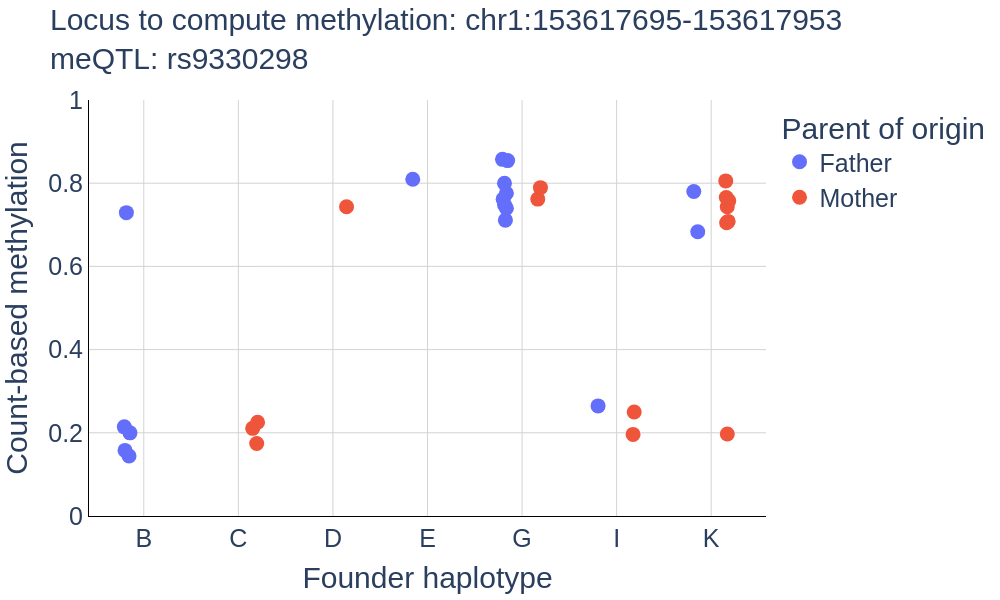

Source (notebook cell):
### Markdown cell above
## Correlate methylation with founder haplotypes

### Code cell
def get_parental_df(df_long, mode, parent_type, base_cols):
    meth_col_suffix = f"{mode}_based_meth"
    suffix = f"_{parent_type}"
    target_meth = f"{meth_col_suffix}{suffix}"
    target_founder = f"founder{suffix}"
    
    return (
        df_long
        .filter(pl.col("metric").is_in([target_meth, target_founder]))
        .pivot(index=base_cols + ["sample"], on="metric", values="value")
        .select([
            pl.col(base_cols + ["sample"]),
            pl.col(target_founder).alias("founder"),
            pl.col(target_meth).alias("methylation").cast(pl.Float64, strict=False)
        ])
    )

def correlate_methylation_with_haplotypes(): 
    # --- CONFIGURATION ---
    mode = "count"  # Options: "model" or "count"
    # ---------------------

    # Load Data
    df = (
        pl
        .read_csv(
            "ASM-loci.meth.bed", 
            separator="\t", 
            comment_prefix="##", 
            null_values=["", "null"]
        )
        .rename({'#chrom': 'chrom'})
    )

    # Add SNP column from original ASM-loci.bed
    SNPs = (
        pl
        .read_csv(
            "ASM-loci.bed",
            separator="\t",
            comment_prefix="##",
            null_values=["", "null"]
        )
        .rename({'#chrom': 'chrom'})
        .select(["chrom", "start", "end", "SNP"])
    )
    df = df.join(SNPs, on=["chrom", "start", "end"], how="left")

    base_cols = ["chrom", "start", "end", "SNP"]
    df_long = df.unpivot(
        index=base_cols,
        variable_name="raw_column",
        value_name="value"
    )

    # Parse Sample and Metric
    df_long = df_long.with_columns([
        pl.col("raw_column").str.extract(r"^([^_]+)_", 1).alias("sample"),
        pl.col("raw_column").str.extract(r"^[^_]+_(.*)$", 1).alias("metric")
    ])

    # Tidy up 
    df_long = df_long.drop('raw_column')

    # Combine Paternal and Maternal data
    final_plot_df = (
        pl
        .concat([
            get_parental_df(df_long, mode, "pat", base_cols).with_columns(pl.lit("Father").alias("parent")), 
            get_parental_df(df_long, mode, "mat", base_cols).with_columns(pl.lit("Mother").alias("parent"))
        ])
        .drop_nulls(subset=["methylation", "founder"])
    )

    # Plotting Loop
    for row in df.iter_rows(named=True):
        snp_id = row.get('SNP', '')
        locus_name = f"{row['chrom']}:{row['start']}-{row['end']}"
        if snp_id:
            title = f"Locus to compute methylation: {locus_name}<br>meQTL: {snp_id}"
        else: 
            title = f"Locus to compute methylation: {locus_name}<br>meQTL: N/A"

        print(title.replace('<br>', '\n'))

        # Filter for the specific locus
        locus_df = final_plot_df.filter(
            (pl.col("chrom") == row["chrom"]) & (pl.col("start") == row["start"])
        ).to_pandas()
        
        if locus_df.empty:
            print(f"No valid data for locus {locus_name}")
            continue


        fig = px.strip(
            locus_df,
            x="founder",
            y="methylation",
            color="parent",
            hover_data=["sample"],
            title=f"{title}",
            labels={"founder": "Founder haplotype", "methylation": f"{mode.capitalize()}-based methylation"},
            category_orders={"founder": sorted(locus_df["founder"].unique())}
        )

        fig.update_traces(marker_size=15)
        
        fig.update_layout(
            yaxis_range=[0, 1],
            legend_title="Parent of origin",
            bargap=0.1,
            width=1000,
            height=600,
            title_y=0.95,
            title_font_size=30,
            plot_bgcolor='white',
            paper_bgcolor='white',
            xaxis=dict(linecolor='black', gridcolor='lightgray'),
            yaxis=dict(linecolor='black', gridcolor='lightgray')
        )
        fig.show()

correlate_methylation_with_haplotypes()

### Figure 1 — Plotly figure (JSON) as saved in the notebook; plotly's stock layout.template omitted (floating-point values rounded to 4 significant figures)
{"data": [{"alignmentgroup": "True", "boxpoints": "all", "customdata": [["NA12877"], ["NA12878"], ["NA12887"], ["NA12885"], ["NA12881"], ["NA12884"], ["NA12882"], ["200081"], ["200082"], ["200084"], ["200085"], ["200087"], ["200101"], ["200102"], ["200104"], ["200105"], ["200106"]], "fillcolor": "rgba(255,255,255,0)", "hoveron": "points", "hovertemplate": "parent=Father<br>Founder haplotype=%{x}<br>Count-based methylation=%{y}<br>sample=%{customdata[0]}<extra></extra>", "legendgroup": "Father", "line": {"color": "rgba(255,255,255,0)"}, "marker": {"color": "#636efa", "size": 15}, "name": "Father", "offsetgroup": "Father", "orientation": "v", "pointpos": 0, "showlegend": true, "type": "box", "x": ["E", "I", "G", "G", "G", "G", "G", "B", "B", "B", "B", "B", "G", "G", "K", "K", "G"], "x0": " ", "xaxis": "x", "y": [0.8097, 0.2647, 0.7758, 0.7398, 0.8573, 0.7112, 0.8, 0.2143, 0.1577, 0.1443, 0.7292, 0.1998, 0.7483, 0.8543, 0.6833, 0.7802, 0.7617], "y0": " ", "yaxis": "y"}, {"alignmentgroup": "True", "boxpoints": "all", "customdata": [["NA12877"], ["NA12878"], ["NA12887"], ["NA12885"], ["NA12881"], ["NA12884"], ["NA12882"], ["200081"], ["200082"], ["200084"], ["200085"], ["200101"], ["200102"], ["200105"], ["200106"]], "fillcolor": "rgba(255,255,255,0)", "hoveron": "points", "hovertemplate": "parent=Mother<br>Founder haplotype=%{x}<br>Count-based methylation=%{y}<br>sample=%{customdata[0]}<extra></extra>", "legendgroup": "Mother", "line": {"color": "rgba(255,255,255,0)"}, "marker": {"color": "#EF553B", "size": 15}, "name": "Mother", "offsetgroup": "Mother", "orientation": "v", "pointpos": 0, "showlegend": true, "type": "box", "x": ["G", "K", "I", "K", "I", "K", "K", "K", "G", "K", "K", "D", "C", "C", "C"], "x0": " ", "xaxis": "x", "y": [0.7893, 0.7657, 0.1962, 0.7433, 0.25, 0.7048, 0.7578, 0.8055, 0.7618, 0.7082, 0.1972, 0.7433, 0.2253, 0.1742, 0.2107], "y0": " ", "yaxis": "y"}], "layout": {"bargap": 0.1, "boxmode": "group", "height": 600, "legend": {"title": {"text": "Parent of origin"}, "tracegroupgap": 0}, "paper_bgcolor": "white", "plot_bgcolor": "white", "title": {"font": {"size": 30}, "text": "Locus to compute methylation: chr1:153617695-153617953<br>meQTL: rs9330298", "y": 0.95}, "width": 1000, "xaxis": {"anchor": "y", "categoryarray": ["B", "C", "D", "E", "G", "I", "K"], "categoryorder": "array", "domain": [0, 1], "gridcolor": "lightgray", "linecolor": "black", "title": {"text": "Founder haplotype"}}, "yaxis": {"anchor": "x", "domain": [0, 1], "gridcolor": "lightgray", "linecolor": "black", "range": [0, 1], "title": {"text": "Count-based methylation"}}}}
